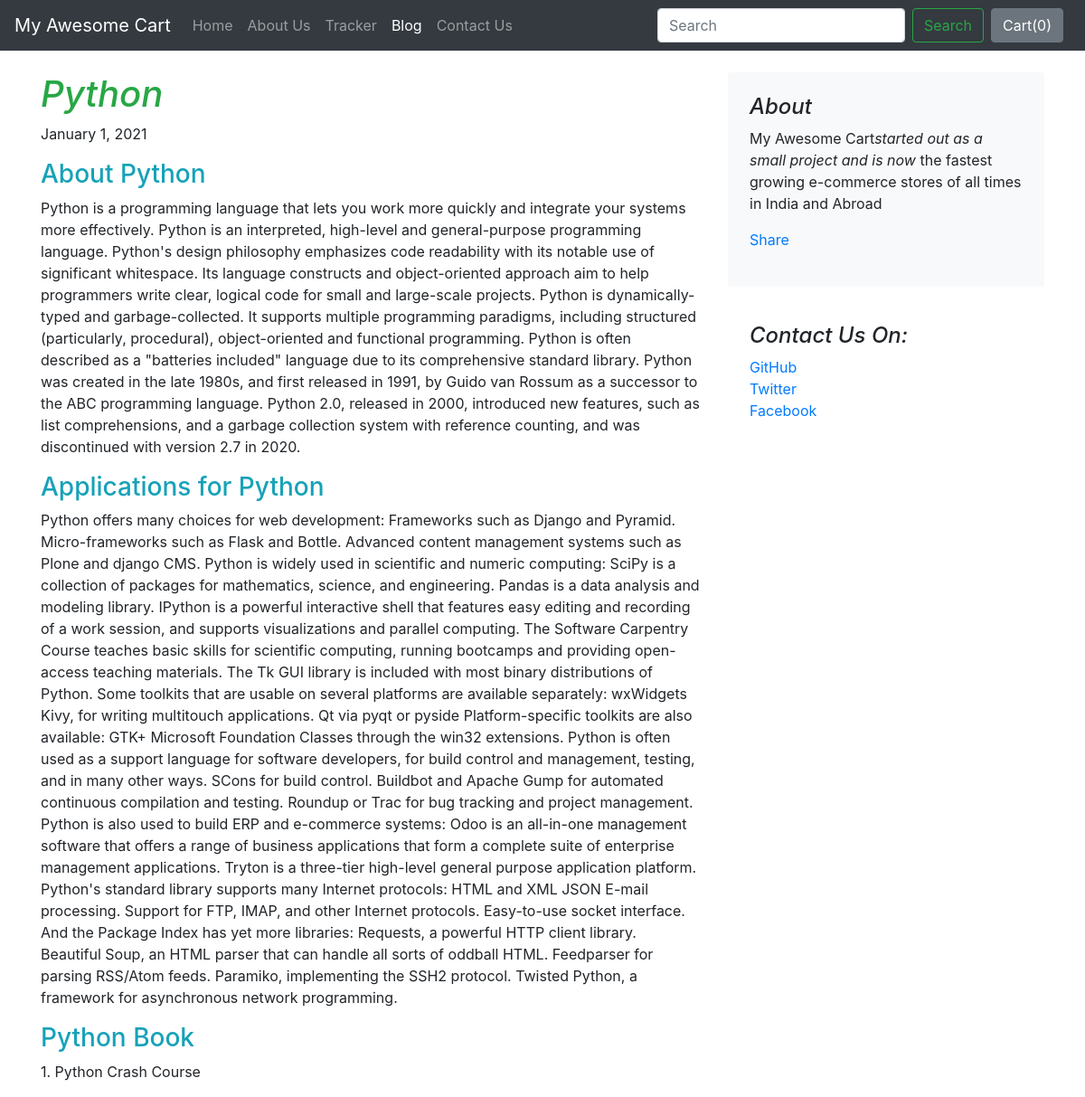
The page /blog/blogpost/1 on the database its author committed.
### blog/models.py (models this page shows)
class Blogpost(models.Model):
    post_id = models.AutoField(primary_key=True)
    title = models.CharField(max_length=50)
    heading0 = models.CharField(max_length=500, default="")
    cheading0 = models.CharField(max_length=5000, default="")
    heading1 = models.CharField(max_length=500, default="")
    cheading1 = models.CharField(max_length=5000, default="")
    heading2 = models.CharField(max_length=500, default="")
    cheading2 = models.CharField(max_length=5000, default="")
    publish_date = models.DateField()
    thumbnail = models.ImageField(upload_to="blog/images", default="")
    def __str__(self):
        return self.title

### blog/views.py (the view)
# urls.py: path("blogpost/<int:id2>", views.blogpost, name="blogPost")
def blogpost(request, id2):
    post = Blogpost.objects.filter(post_id=id2)[0]
    print(post)
    return render(request, 'blog/blogpost.html', {'post': post})

### blog/templates/blog/blogpost.html (shortened to what this page needs)
{% extends 'blog/basic.html' %}
{% block body %}
<div class="container">
<div class="row mt-4">
    <div class="col-md-8 blog-main">
      <h1 class="font-italic text-success">
        {{post.title}}
      </h1>
      <div class="blog-post">
        <p class="blog-post-meta">January 1, 2021</p>
        <h3 class="blog-post-title mt-2 text-info">{{post.heading0}}</h3>
        <p>{{post.cheading0}}</p>
        <h3 class="text-info">{{post.heading1}}</h3>
        <p>{{post.cheading1}}</p>
        <h3 class="text-info">{{post.heading2}}</h3>
        <p>{{post.cheading2}}</p>
      </div>
    </div>
    <aside class="col-md-4 blog-sidebar">
      <div class="p-4 mb-3 bg-light rounded">
        <h4 class="font-italic">About</h4>
        <p class="mb-0">My Awesome Cart<em>started out as a small project and is now </em>the fastest growing e-commerce stores of all times in India and Abroad</p>
      <div class="fb-share-button my-3" data-href="http://127.0.0.1:8000/blog/blogpost/{{post.post_id}}" data-layout="button_count" data-size="large"><a target="_blank" href="https://www.facebook.com/sharer/sharer.php?u=http%3A%2F%2F127.0.0.1%3A8000%2Fblog%2Fblogpost%2F2&amp;src=sdkpreparse" class="fb-xfbml-parse-ignore">Share</a></div>
      </div>
      <div class="p-4">
        <h4 class="font-italic">Contact Us On: </h4>
        <ol class="list-unstyled">
          <li><a href="#">GitHub</a></li>
          <li><a href="#">Twitter</a></li>
          <li><a href="#">Facebook</a></li>
        </ol>
      </div>
    </aside>
  </div>
</div>
{% endblock %}

### rows shown on the page
Blogpost: title "Python", heading0 "About Python", cheading0 "Python is a programming language that lets you work more quickly and integrate your systems more effectively. Python is an interpreted, high-level and general-purpose programming language. Python's design philosophy emphasizes code readability with its notable use of significant whitespace. Its language constructs and object-oriented approach aim to help programmers write clear, logical code for small and large-scale projects. Python is dynamically-typed and garbage-collected. It supports multiple programming paradigms, including structured (particularly, procedural), object-oriented and functional programming. Python is often described as a \"batteries included\" language due to its…", heading1 "Applications for Python", cheading1 "Python offers many choices for web development: Frameworks such as Django and Pyramid. Micro-frameworks such as Flask and Bottle. Advanced content management systems such as Plone and django CMS. Python is widely used in scientific and numeric computing: SciPy is a collection of packages for mathematics, science, and engineering. Pandas is a data analysis and modeling library. IPython is a powerful interactive shell that features easy editing and recording of a work session, and supports visualizations and parallel computing. The Software Carpentry Course teaches basic skills for scientific computing, running bootcamps and providing open-access teaching materials. The Tk GUI library is…", heading2 "Python Book", cheading2 "1. Python Crash Course"
